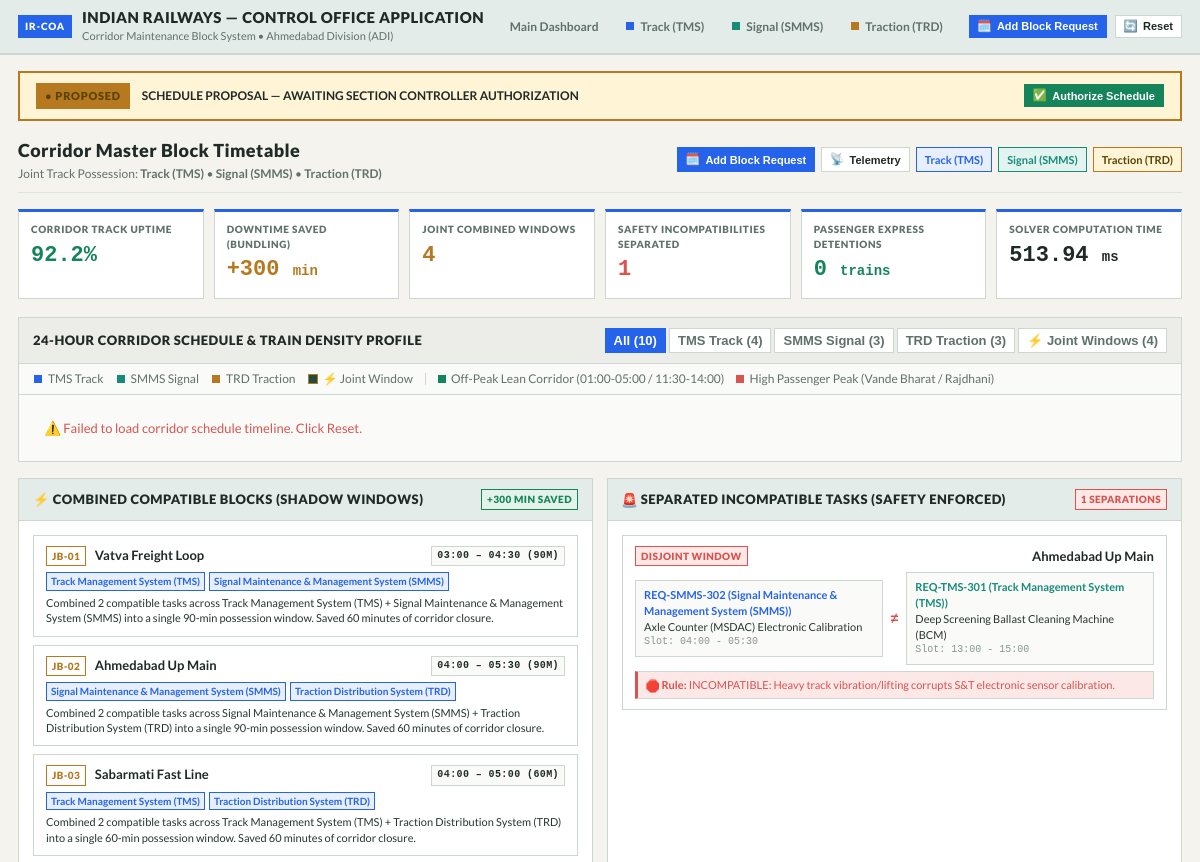
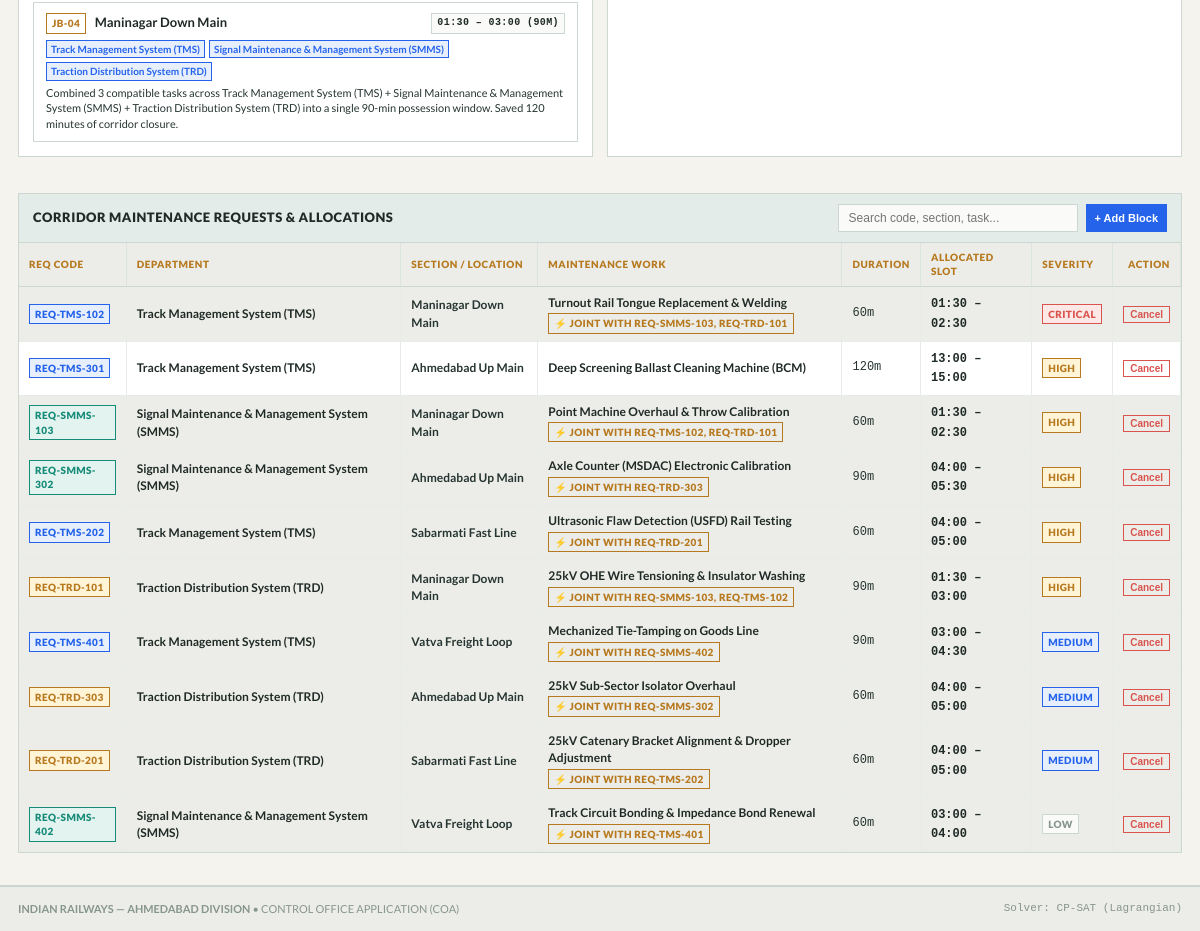
Screenshot of /operations/ with the database file from the repository (2 pictures, top to bottom).
### core/models.py (models this page shows, shortened)
class OptimizationLog(models.Model):
    trigger_event = models.CharField(max_length=200)
    status = models.CharField(max_length=50, default='OPTIMAL')
    requests_count = models.IntegerField(default=0)
    blocks_count = models.IntegerField(default=0)
    conflicts_count = models.IntegerField(default=0)
    solve_time_ms = models.FloatField(default=0.0)
    details = models.TextField(blank=True, default='')
    uptime_percent = models.FloatField(default=0.0)
    downtime_saved_minutes = models.IntegerField(default=0)
    duality_gap_percent = models.FloatField(default=0.0)
    lagrangian_data = models.TextField(blank=True, default='')
    created_at = models.DateTimeField(auto_now_add=True)
    class Meta:
        ordering = ['-created_at']

class Team(models.Model):
    TEAM_CHOICES = [
        ('tms', 'Track Management System (TMS)'),
        ('smms', 'Signal Maintenance & Management System (SMMS)'),
        ('trd', 'Traction Distribution System (TRD)'),
        ('engineering', 'Track Management System (TMS)'),
        ('signal', 'Signal Maintenance & Management System (SMMS)'),
        ('traction', 'Traction Distribution System (TRD)'),
        ('operations', 'Joint Operations / Master Control'),
    ]
    code = models.CharField(max_length=20, unique=True, choices=TEAM_CHOICES)
    name = models.CharField(max_length=100)
    department_name = models.CharField(max_length=150, help_text="e.g. Civil Engineering (P-Way)")
    lead_name = models.CharField(max_length=100, default="Section Controller")
    badge_color = models.CharField(max_length=20, default="#0075F2")
    created_at = models.DateTimeField(auto_now_add=True)

class MaintenanceRequest(models.Model):
    SEVERITY_CHOICES = [
        ('CRITICAL', 'Critical'),
        ('HIGH', 'High'),
        ('MEDIUM', 'Medium'),
        ('LOW', 'Low'),
    ]
    STATUS_CHOICES = [
        ('PENDING', 'Pending'),
        ('SCHEDULED', 'Scheduled'),
        ('ACTIVE', 'Active'),
        ('COMPLETED', 'Completed'),
        ('CONFLICT', 'Conflict'),
    ]
    request_code = models.CharField(max_length=30, unique=True)
    team = models.ForeignKey(Team, on_delete=models.CASCADE, related_name='requests')
    asset_id = models.CharField(max_length=50)
    asset_type = models.CharField(max_length=100)
    location = models.CharField(max_length=100)
    maintenance_type = models.CharField(max_length=120)
    description = models.TextField()
    severity = models.CharField(max_length=20, choices=SEVERITY_CHOICES, default='MEDIUM')
    is_emergency = models.BooleanField(default=False)
    estimated_duration = models.IntegerField(help_text="Duration in minutes (e.g. 45, 60, 90)")
    preferred_date = models.DateField(default=timezone.now)
    preferred_time = models.TimeField(null=True, blank=True)
    required_resources = models.CharField(max_length=200, help_text="e.g. Tamping Machine + Gang, Tower Wagon")
    status = models.CharField(max_length=20, choices=STATUS_CHOICES, default='PENDING')
    assigned_block = models.ForeignKey(
        RailwayBlock,
        null=True,
        blank=True,
        on_delete=models.SET_NULL,
        related_name='maintenance_tasks'
    )
    calculated_priority_score = models.FloatField(default=0.0)
    conflict_reason = models.TextField(blank=True, default='')
    ai_justification = models.TextField(blank=True, default='')
    scheduled_start_time = models.TimeField(null=True, blank=True)
    scheduled_end_time = models.TimeField(null=True, blank=True)
    is_joint = models.BooleanField(default=False, help_text="Co-scheduled in joint shadow block")
    joined_with_codes = models.CharField(max_length=200, blank=True, default='')
    slot_period_desc = models.CharField(max_length=150, blank=True, default='')
    traffic_criticality = models.FloatField(default=0.0)
    created_at = models.DateTimeField(auto_now_add=True)
    updated_at = models.DateTimeField(auto_now=True)
    class Meta:
        ordering = ['-calculated_priority_score', '-created_at']

### core/views.py (the view)
# urls.py: path('operations/', views.operations_dashboard, name='operations_dashboard'),
def operations_dashboard(request):
    return index(request)

### templates/index.html (shortened to what this page needs)
{% extends 'base.html' %}
{% load static %}
{% block content %}
<div class="schedule-approval-bar {% if schedule_control.is_approved %}status-approved{% else %}status-pending{% endif %}" id="scheduleApprovalBar">
  <div class="approval-status-info">
    {% if schedule_control.is_approved %}
      <span class="approval-badge badge-approved">
        <span class="ui-icon" aria-hidden="true">✅</span>
        AUTHORIZED
      </span>
      <div class="approval-text">
        <strong>SCHEDULE AUTHORIZED FOR TRAFFIC OPERATIONS</strong>
        <span style="font-size: 11px; color: var(--signal-clear); margin-left: 8px;">
          Signed: <strong>{{ schedule_control.approved_by }}</strong>
          {% if schedule_control.approved_at %}({{ schedule_control.approved_at|time:"H:i" }} hrs){% endif %}
        </span>
      </div>
    {% else %}
      <span class="approval-badge badge-pending">● PROPOSED</span>
      <div class="approval-text">
        <strong>SCHEDULE PROPOSAL — AWAITING SECTION CONTROLLER AUTHORIZATION</strong>
      </div>
    {% endif %}
  </div>
  <div>
    {% if schedule_control.is_approved %}
      <button class="btn btn-reopen btn-sm" onclick="toggleScheduleApproval()">
        Reopen Schedule
      </button>
    {% else %}
      <button class="btn btn-approve btn-sm" onclick="toggleScheduleApproval()">
        <span class="ui-icon" aria-hidden="true">✅</span>
        Authorize Schedule
      </button>
    {% endif %}
  </div>
</div>
<div class="page-header">
  <div>
    <h2 class="page-title">Corridor Master Block Timetable</h2>
    <p class="page-subtitle">
      Joint Track Possession: <strong>Track (TMS)</strong> • <strong>Signal (SMMS)</strong> • <strong>Traction (TRD)</strong>
    </p>
  </div>
  <div class="header-button-group">
    <button class="btn btn-primary btn-sm" onclick="openGlobalAddBlockModal()">
      <span class="ui-icon" aria-hidden="true">🗓️</span>
      Add Block Request
    </button>
    <button class="btn btn-outline btn-sm" onclick="openLagrangianModal()">
      <span class="ui-icon" aria-hidden="true">📡</span>
      Telemetry
    </button>
    <a href="{% url 'tms_dashboard' %}" class="btn btn-tms-outline btn-sm">Track (TMS)</a>
    <a href="{% url 'smms_dashboard' %}" class="btn btn-smms-outline btn-sm">Signal (SMMS)</a>
    <a href="{% url 'trd_dashboard' %}" class="btn btn-trd-outline btn-sm">Traction (TRD)</a>
  </div>
</div>
<section class="kpi-grid" aria-label="Key Performance Indicators">
  <div class="kpi-card">
    <div class="kpi-label">Corridor Track Uptime</div>
    <div class="kpi-value" id="kpiUptime" style="color: var(--signal-clear);">{{ stats.uptime_percent }}%</div>
  </div>
  <div class="kpi-card">
    <div class="kpi-label">Downtime Saved (Bundling)</div>
    <div class="kpi-value" id="kpiSaved" style="color: var(--gold-accent);">+{{ stats.minutes_saved }} <span style="font-size: 14px;">min</span></div>
  </div>
  <div class="kpi-card">
    <div class="kpi-label">Joint Combined Windows</div>
    <div class="kpi-value" id="kpiBundled" style="color: var(--gold-accent);">{{ stats.bundled_blocks }}</div>
  </div>
  <div class="kpi-card">
    <div class="kpi-label">Safety Incompatibilities Separated</div>
    <div class="kpi-value" id="kpiConflicts" style="color: var(--red-secondary);">{{ stats.separated_conflicts }}</div>
  </div>
  <div class="kpi-card">
    <div class="kpi-label">Passenger Express Detentions</div>
    <div class="kpi-value" id="kpiPeak" style="color: var(--signal-clear);">0 <span style="font-size: 14px;">trains</span></div>
  </div>
  <div class="kpi-card">
    <div class="kpi-label">Solver Computation Time</div>
    <div class="kpi-value" id="kpiSolveTime" style="color: var(--text-bright);">{{ stats.solve_time_ms }} <span style="font-size: 14px;">ms</span></div>
  </div>
</section>
<div class="card timeline-card">
  <div class="card-header timeline-header">
    <div>
      <div class="card-title">24-Hour Corridor Schedule & Train Density Profile</div>
    </div>
    <div class="timeline-controls">
      <div class="filter-pills" id="deptFilterPills">
        <button class="filter-pill active" onclick="setTimelineFilter('all', this)">All ({{ stats.total_requests }})</button>
        <button class="filter-pill pill-tms" onclick="setTimelineFilter('tms', this)">TMS Track ({{ stats.tms_count }})</button>
        <button class="filter-pill pill-smms" onclick="setTimelineFilter('smms', this)">SMMS Signal ({{ stats.smms_count }})</button>
        <button class="filter-pill pill-trd" onclick="setTimelineFilter('trd', this)">TRD Traction ({{ stats.trd_count }})</button>
        <button class="filter-pill pill-joint" onclick="setTimelineFilter('joint', this)">⚡ Joint Windows ({{ stats.bundled_blocks }})</button>
      </div>
    </div>
  </div>
  <div class="timeline-legend">
    <div class="legend-item"><span class="legend-box tms-bg"></span> TMS Track</div>
    <div class="legend-item"><span class="legend-box smms-bg"></span> SMMS Signal</div>
    <div class="legend-item"><span class="legend-box trd-bg"></span> TRD Traction</div>
    <div class="legend-item"><span class="legend-box joint-bg"></span> ⚡ Joint Window</div>
    <div class="legend-item"><span class="traffic-dot dot-lean"></span> Off-Peak Lean Corridor (01:00-05:00 / 11:30-14:00)</div>
    <div class="legend-item"><span class="traffic-dot dot-peak"></span> High Passenger Peak (Vande Bharat / Rajdhani)</div>
  </div>
  <div class="timeline-outer">
    <div id="timelineContainer" class="timeline-container">
    </div>
  </div>
</div>
<div class="grid-2col">
  <div class="card">
    <div class="card-header">
      <div class="card-title">⚡ Combined Compatible Blocks (Shadow Windows)</div>
      <span class="badge badge-active">+{{ stats.minutes_saved }} min saved</span>
    </div>
    <div class="card-body">
      <div class="bundle-list" id="jointBlocksList">
        {% if joint_blocks %}
          {% for jb in joint_blocks %}
            <div class="bundle-item">
              <div class="bundle-header">
                <div>
                  <span class="badge badge-joint">{{ jb.joint_id }}</span>
                  <strong style="margin-left: 6px; color: var(--text-bright);">{{ jb.location }}</strong>
                </div>
                <span class="badge badge-time">{{ jb.start_time }} – {{ jb.end_time }} ({{ jb.duration_minutes }}m)</span>
              </div>
              <div class="bundle-details">
                <div class="bundle-teams">
                  {% for t in jb.teams %}
                    <span class="tag-team">{{ t }}</span>
                  {% endfor %}
                </div>
                <div class="bundle-explanation">
                  {{ jb.explanation }}
                </div>
              </div>
            </div>
          {% endfor %}
        {% else %}
          <div style="font-size: 12px; color: var(--text-dim); padding: 8px;">
            No joint blocks combined in current plan.
          </div>
        {% endif %}
      </div>
    </div>
  </div>
  <div class="card">
    <div class="card-header">
      <div class="card-title">
        <span class="ui-icon" aria-hidden="true">🚨</span>
        Separated Incompatible Tasks (Safety Enforced)
      </div>
      <span class="badge badge-conflict">{{ stats.separated_conflicts }} Separations</span>
    </div>
    <div class="card-body">
      <div class="separation-list" id="separatedBlocksList">
        {% if separated_blocks %}
          {% for sb in separated_blocks %}
            <div class="separation-item">
              <div class="separation-header">
                <span class="badge badge-conflict">DISJOINT WINDOW</span>
                <strong style="margin-left: 6px; color: var(--text-bright);">{{ sb.location }}</strong>
              </div>
              <div class="separation-content">
                <div class="task-pair">
                  <div class="task-box">
                    <div style="font-weight: 700; color: var(--blue-primary); font-size: 11px;">{{ sb.req_a.code }} ({{ sb.req_a.team }})</div>
                    <div style="font-size: 11px;">{{ sb.req_a.type }}</div>
                    <div style="font-size: 10px; color: var(--text-dim); font-family: monospace;">Slot: {{ sb.req_a.time }}</div>
                  </div>
                  <div class="task-vs">&ne;</div>
                  <div class="task-box">
                    <div style="font-weight: 700; color: var(--smms-green); font-size: 11px;">{{ sb.req_b.code }} ({{ sb.req_b.team }})</div>
                    <div style="font-size: 11px;">{{ sb.req_b.type }}</div>
                    <div style="font-size: 10px; color: var(--text-dim); font-family: monospace;">Slot: {{ sb.req_b.time }}</div>
                  </div>
                </div>
                <div class="separation-reason">
                  <span class="ui-icon" aria-hidden="true">🛑</span>
                  <strong>Rule:</strong> {{ sb.separation_reason }}
                </div>
              </div>
            </div>
          {% endfor %}
        {% else %}
          <div style="font-size: 12px; color: var(--text-dim); padding: 8px;">
            No incompatible conflicts detected on corridor.
          </div>
        {% endif %}
      </div>
    </div>
  </div>
</div>
<div class="card" style="margin-top: 20px;">
  <div class="card-header">
    <div class="card-title">Corridor Maintenance Requests & Allocations</div>
    <div style="display: flex; gap: 8px;">
      <input type="text" id="tableFilterInput" class="form-control" placeholder="Search code, section, task..." style="width: 240px;">
      <button class="btn btn-primary btn-sm" onclick="openGlobalAddBlockModal()">+ Add Block</button>
    </div>
  </div>
  <div class="table-responsive">
    <table class="table-custom table-filterable">
      <thead>
        <tr>
          <th>Req Code</th>
          <th>Department</th>
          <th>Section / Location</th>
          <th>Maintenance Work</th>
          <th>Duration</th>
          <th>Allocated Slot</th>
          <th>Severity</th>
          <th style="text-align: right;">Action</th>
        </tr>
      </thead>
      <tbody>
        {% for r in requests %}
          <tr class="{% if r.is_joint %}bundled-row{% endif %}">
            <td><span class="badge badge-{{ r.team.code|lower }}">{{ r.request_code }}</span></td>
            <td>
              <span style="font-weight: 700; color: var(--text-bright);">{{ r.team.name }}</span>
            </td>
            <td><strong>{{ r.location }}</strong></td>
            <td>
              <div style="font-weight: 600; color: var(--text-bright);">{{ r.maintenance_type }}</div>
              {% if r.is_joint %}
                <span class="badge badge-joint" style="margin-top: 2px;">⚡ Joint with {{ r.joined_with_codes }}</span>
              {% endif %}
            </td>
            <td style="font-family: monospace;">{{ r.estimated_duration }}m</td>
            <td>
              {% if r.scheduled_start_time %}
                <strong style="color: var(--text-bright); font-family: monospace;">{{ r.scheduled_start_time|time:"H:i" }} – {{ r.scheduled_end_time|time:"H:i" }}</strong>
              {% else %}
                <span class="badge badge-pending">Awaiting Window</span>
              {% endif %}
            </td>
            <td><span class="badge badge-{{ r.severity|lower }}">{{ r.severity }}</span></td>
            <td style="text-align: right;">
              <button class="btn-danger-sm" onclick="cancelRequest({{ r.id }}, '{{ r.request_code }}')" title="Cancel this block request">
                Cancel
              </button>
            </td>
          </tr>
        {% empty %}
          <tr>
            <td colspan="8" style="text-align: center; color: var(--text-dim); padding: 24px;">
              No maintenance block requests currently registered. Click '+ Add Block Request' above.
            </td>
          </tr>
        {% endfor %}
      </tbody>
    </table>
  </div>
</div>
{% endblock %}

### rows the page displays
OptimizationLog: uptime_percent "92.2", solve_time_ms "513.94"
Team: name "Track Management System (TMS)"
Team: name "Signal Maintenance & Management System (SMMS)"
Team: name "Traction Distribution System (TRD)"
MaintenanceRequest: request_code "REQ-TMS-102", team.name "Track Management System (TMS)", location "Maninagar Down Main", maintenance_type "Turnout Rail Tongue Replacement & Welding", joined_with_codes "REQ-SMMS-103, REQ-TRD-101", estimated_duration "60", scheduled_start_time "01:30", scheduled_end_time "02:30", severity "CRITICAL"
MaintenanceRequest: request_code "REQ-TMS-301", team.name "Track Management System (TMS)", location "Ahmedabad Up Main", maintenance_type "Deep Screening Ballast Cleaning Machine (BCM)", estimated_duration "120", scheduled_start_time "13:00", scheduled_end_time "15:00", severity "HIGH"
MaintenanceRequest: request_code "REQ-SMMS-103", team.name "Signal Maintenance & Management System (SMMS)", location "Maninagar Down Main", maintenance_type "Point Machine Overhaul & Throw Calibration", joined_with_codes "REQ-TMS-102, REQ-TRD-101", estimated_duration "60", scheduled_start_time "01:30", scheduled_end_time "02:30", severity "HIGH"
MaintenanceRequest: request_code "REQ-SMMS-302", team.name "Signal Maintenance & Management System (SMMS)", location "Ahmedabad Up Main", maintenance_type "Axle Counter (MSDAC) Electronic Calibration", joined_with_codes "REQ-TRD-303", estimated_duration "90", scheduled_start_time "04:00", scheduled_end_time "05:30", severity "HIGH"
MaintenanceRequest: request_code "REQ-TMS-202", team.name "Track Management System (TMS)", location "Sabarmati Fast Line", maintenance_type "Ultrasonic Flaw Detection (USFD) Rail Testing", joined_with_codes "REQ-TRD-201", estimated_duration "60", scheduled_start_time "04:00", scheduled_end_time "05:00", severity "HIGH"
MaintenanceRequest: request_code "REQ-TRD-101", team.name "Traction Distribution System (TRD)", location "Maninagar Down Main", maintenance_type "25kV OHE Wire Tensioning & Insulator Washing", joined_with_codes "REQ-SMMS-103, REQ-TMS-102", estimated_duration "90", scheduled_start_time "01:30", scheduled_end_time "03:00", severity "HIGH"
MaintenanceRequest: request_code "REQ-TMS-401", team.name "Track Management System (TMS)", location "Vatva Freight Loop", maintenance_type "Mechanized Tie-Tamping on Goods Line", joined_with_codes "REQ-SMMS-402", estimated_duration "90", scheduled_start_time "03:00", scheduled_end_time "04:30", severity "MEDIUM"
MaintenanceRequest: request_code "REQ-TRD-303", team.name "Traction Distribution System (TRD)", location "Ahmedabad Up Main", maintenance_type "25kV Sub-Sector Isolator Overhaul", joined_with_codes "REQ-SMMS-302", estimated_duration "60", scheduled_start_time "04:00", scheduled_end_time "05:00", severity "MEDIUM"
MaintenanceRequest: request_code "REQ-TRD-201", team.name "Traction Distribution System (TRD)", location "Sabarmati Fast Line", maintenance_type "25kV Catenary Bracket Alignment & Dropper Adjustment", joined_with_codes "REQ-TMS-202", estimated_duration "60", scheduled_start_time "04:00", scheduled_end_time "05:00", severity "MEDIUM"
MaintenanceRequest: request_code "REQ-SMMS-402", team.name "Signal Maintenance & Management System (SMMS)", location "Vatva Freight Loop", maintenance_type "Track Circuit Bonding & Impedance Bond Renewal", joined_with_codes "REQ-TMS-401", estimated_duration "60", scheduled_start_time "03:00", scheduled_end_time "04:00", severity "LOW"

### other values shown
{{ stats.minutes_saved }} "300"
{{ stats.bundled_blocks }} "4"
{{ stats.separated_conflicts }} "1"
{{ stats.total_requests }} "10"
{{ stats.tms_count }} "4"
{{ stats.smms_count }} "3"
{{ stats.trd_count }} "3"
{{ jb.joint_id }} "JB-01" "JB-02" "JB-03" "JB-04"
{{ jb.location }} "Vatva Freight Loop" "Ahmedabad Up Main" "Sabarmati Fast Line" "Maninagar Down Main"
{{ jb.start_time }} "03:00" "04:00" "04:00" "01:30"
{{ jb.end_time }} "04:30" "05:30" "05:00" "03:00"
{{ jb.duration_minutes }} "90" "90" "60" "90"
{{ jb.explanation }} "Combined 2 compatible tasks across Track Management System (TMS) + Signal Maintenance & Management System (SMMS) into a single 90-min possession window. Saved 60 minutes of corridor closure." "Combined 2 compatible tasks across Signal Maintenance & Management System (SMMS) + Traction Distribution System (TRD) into a single 90-min possession window. Saved 60 minutes of corridor closure." "Combined 2 compatible tasks across Track Management System (TMS) + Traction Distribution System (TRD) into a single 60-min possession window. Saved 60 minutes of corridor closure."
{{ sb.location }} "Ahmedabad Up Main"
{{ sb.req_a.code }} "REQ-SMMS-302"
